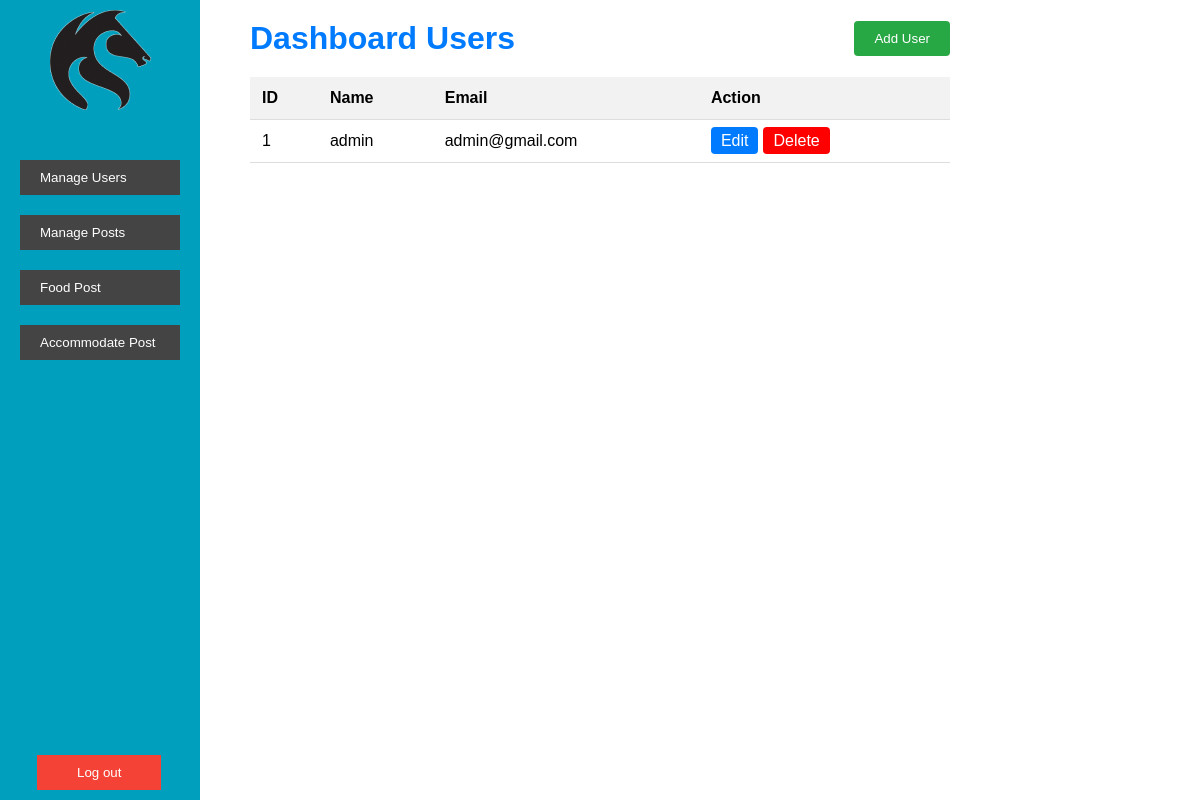
/dashboard_users.php, run on the app's committed database.
### tables this page shows
CREATE TABLE `users` (
  `id` int(11) NOT NULL,
  `name` varchar(255) NOT NULL,
  `email` varchar(255) NOT NULL
);

### dashboard_users.php (the view, shortened to what this page needs)
<!DOCTYPE html>
<html>
<head>
    <link rel="stylesheet" type="text/css" href="dashboard.css">
</head>
    <body>
        <div class="sidebar">
            <div class="logo">
                <a onclick="confirmLogout()" style="cursor: pointer;"><img src="images/UON_logo.png" alt="Logo"></a>
            </div>
            <div class="sidebar-content">
                <ul class="dashboard-menu">
                    <li>
                        <button class="dashboard-btn">Manage Users</button>
                    </li>
                    <li>
                        <button class="dashboard-btn">Manage Posts</button>
                    </li>
                    <li>
                        <button class="dashboard-btn">Food Post</button>
                    </li>
                    <li>
                        <button class="dashboard-btn">Accommodate Post</button>
                    </li>
                </ul>
            </div>
            <div class="logout">
                <button class="logout-btn" onclick="confirmLogout()">Log out</button>
            </div>
        </div>
        <div class="container">
            <div class="header">
                <h1>Dashboard Users</h1>
                <button class="add-user-btn" onclick="window.location.href='add_user.php'">Add User</button>
            </div>
            <?php
                $dbname = "techcode";
                $conn = connectToDatabase($dbname);
                $tablename = "users";
                $sql = "SELECT * FROM $tablename";
                $result = mysqli_query($conn, $sql);
                if (mysqli_num_rows($result) > 0) {
                    echo "<table id='userTable'>";
                    echo "<tr><th>ID</th><th>Name</th><th>Email</th><th>Action</th></tr>";
                    while ($row = mysqli_fetch_assoc($result)) {
                        echo "<tr>";
                        echo "<td>" . $row['id'] . "</td>";
                        echo "<td>" . $row['name'] . "</td>";
                        echo "<td>" . $row['email'] . "</td>";
                        echo "<td><a href='edit_user.php?id=" . $row['id'] . "' class='editBtn'>Edit</a>";
                        echo "<a href='delete_user.php?id=" . $row['id'] . "' class='deleteBtn' onclick='return confirmDelete();'>Delete</a></td>";
                        echo "</tr>";
                    }
                    echo "</table>";
                } else {
                    echo "No users  found.";
                }
            ?>
        </div>
    </body>
</html>

### dashboard.css (style rules this page uses)
body { font-family: Arial, sans-serif; margin: 0; padding: 0; }
.logo { margin: 10px; margin-left: 50px; }
.container { padding: 0 250px; padding-top: 20px; }
.header { display: flex; align-items: center; justify-content: space-between; margin-bottom: 20px; }
.header h1 { color: #007bff; margin: 0; }
.add-user-btn { background-color: #28a745; color: #fff; border: none; padding: 10px 20px; cursor: pointer; border-radius: 4px; }
table { border-collapse: collapse; width: 100%; }
th, td { padding: 12px; text-align: left; border-bottom: 1px solid #ddd; }
th { background-color: #f2f2f2; }
.editBtn, .deleteBtn { padding: 5px 10px; margin-right: 5px; color: #fff; text-decoration: none; border-radius: 4px; }
.editBtn { background-color: #007bff; }
.deleteBtn { background-color: #ff0000; }
.sidebar { position: fixed; top: 0; left: 0; width: 200px; height: 100%; background-color: #009FBD; color: #fff; display: flex; flex-direction: column; }
.sidebar-content { flex: 1; display: flex; flex-direction: column; padding: 20px; }
.dashboard-btn { background-color: #444; color: #fff; border: none; padding: 10px 20px; margin-bottom: 10px; cursor: pointer; text-align: left; }
.logout { position: absolute; bottom: 10px; margin-left: 37px; }
.logout-btn { background-color: #f44336; color: #fff; border: none; padding: 10px 40px; cursor: pointer; }
.dashboard-menu { list-style: none; padding: 0; }
.dashboard-menu li { margin-bottom: 10px; }
.dashboard-btn { background-color: #444; color: #fff; border: none; padding: 10px 20px; cursor: pointer; text-align: left; width: 100%; }

### data on the page
users: id "1", name "admin", email "admin@gmail.com"
